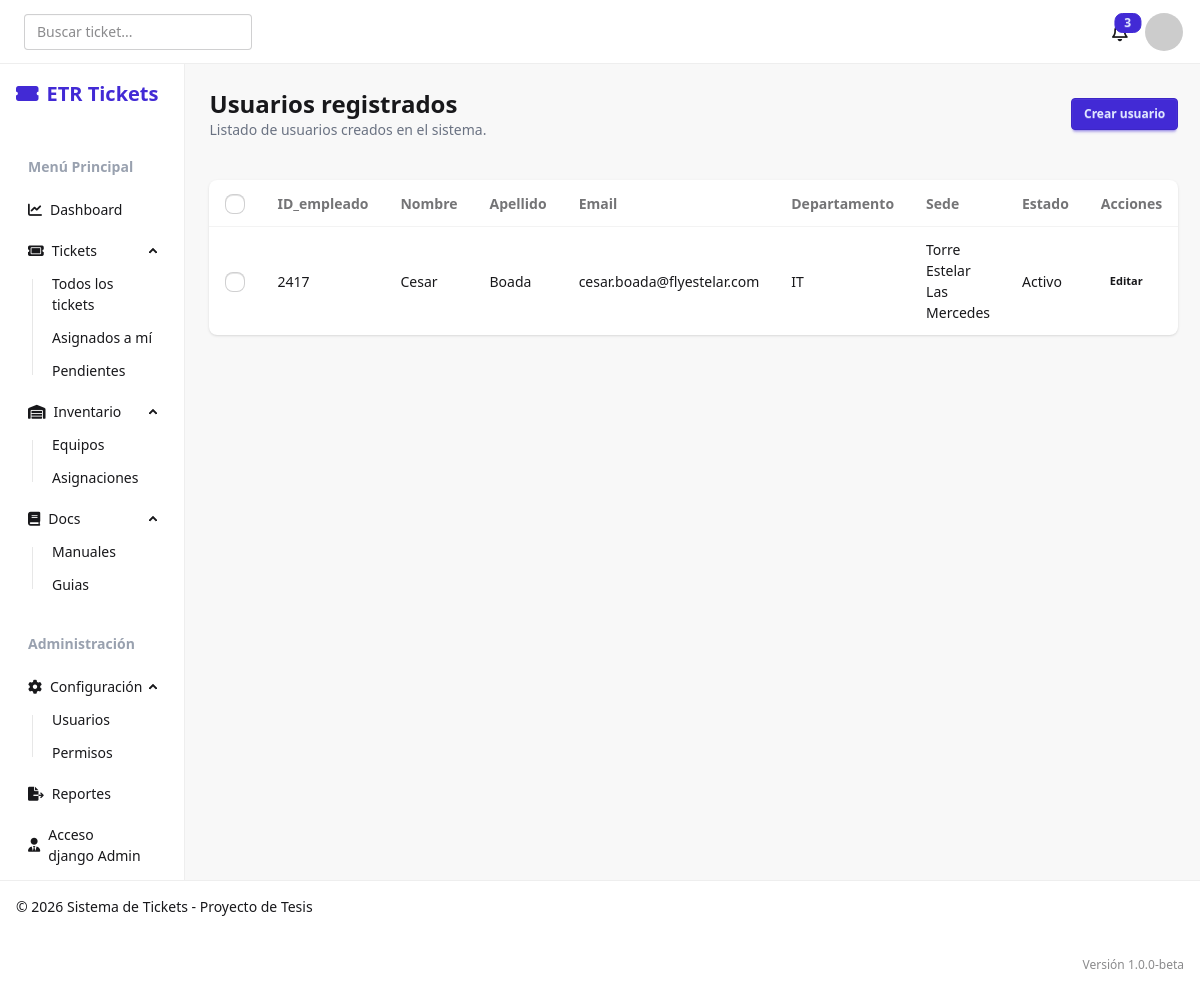
The page /users/view/ on the database as committed earlier.
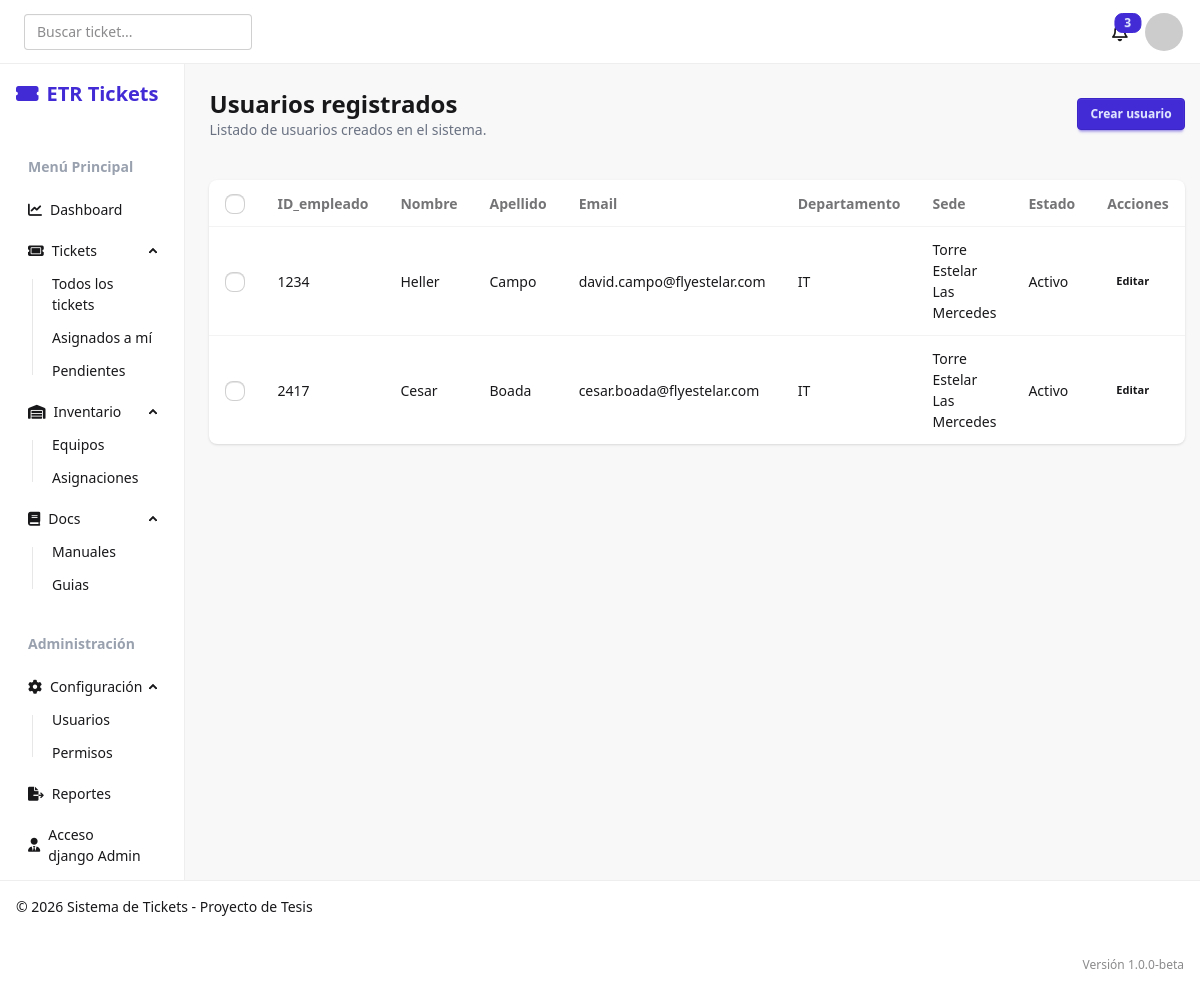
The same page on the database as committed later.
### users/models.py (models this page shows, shortened)
class usuario(AbstractUser):
    validador_empleado = RegexValidator(
        regex=r'^\d{4}',
        message="el numero de empleado debe tener 4 digitos"
    )
    ID_empleado = models.CharField(
        max_length=4,
        unique=True,
        validators=[validador_empleado],
        help_text="ID de empleado de 4 digitos",
        default="0000"
    )
    USERNAME_FIELD = 'ID_empleado'
    departamento = models.ForeignKey(
        'departamento',
        on_delete=models.SET_NULL,
        null=True,
        related_name='usuarios'
        )
    sede = models.ForeignKey(
        'sede',
        on_delete=models.SET_NULL,
        null=True,
        related_name='usuarios'
        )
    REQUIRED_FIELDS = ['username', 'email']

class departamento(models.Model):
    codigo = models.CharField(max_length=10, unique=True, null=True)
    nombre = models.CharField(max_length=50, unique=True)
    def __str__(self):
        return self.nombre
    class Meta:
        verbose_name_plural = "departamentos"

class sede(models.Model):
    codigo = models.CharField(
        max_length=3,
        unique=True,
        help_text="Codigo de sede de 3 caracteres")
    nombre = models.CharField(
        max_length=50,
        unique=True)
    departamentos = models.ManyToManyField(
        departamento,
        related_name='sedes',
        help_text="Departamentos en esta sede"
        )
    def __str__(self):
        return self.nombre

### users/views.py (the view)
# urls.py: path('view/', views.user_view, name='user_view'),
def user_view(request):
    user_model = get_user_model()
    usuarios = user_model.objects.select_related('departamento', 'sede').filter(is_active=True).order_by('ID_empleado')
    return render(request, 'user_view.html', {'usuarios': usuarios})

### users/templates/user_view.html (shortened to what this page needs)
{% extends 'base.html' %}
{% block content %}
<div class="space-y-6">
    <div class="flex flex-col gap-4 sm:flex-row sm:items-center sm:justify-between">
        <div>
            <h1 class="text-2xl font-bold">Usuarios registrados</h1>
            <p class="text-sm text-gray-500">Listado de usuarios creados en el sistema.</p>
        </div>
        <a href="{% url 'user_create' %}" class="btn btn-primary btn-sm">Crear usuario</a>
    </div>
    <form method="post" id="users-form" action="{% url 'user_delete' %}" class="space-y-4">
        <div class="overflow-x-auto bg-base-100 rounded-lg shadow">
            <table class="table w-full">
                <thead>
                    <tr>
                        <th>
                            <input type="checkbox" id="select-all" class="checkbox checkbox-sm" />
                        </th>
                        <th>ID_empleado</th>
                        <th>Nombre</th>
                        <th>Apellido</th>
                        <th>Email</th>
                        <th>Departamento</th>
                        <th>Sede</th>
                        <th>Estado</th>
                        <th>Acciones</th>
                    </tr>
                </thead>
                <tbody>
                    {% for usuario in usuarios %}
                        <tr>
                            <td>
                                <input
                                    type="checkbox"
                                    name="usuarios_seleccionados"
                                    value="{{ usuario.id }}"
                                    class="checkbox checkbox-sm row-checkbox"
                                />
                            </td>
                            <td>{{ usuario.ID_empleado }}</td>
                            <td>{{ usuario.first_name }}</td>
                            <td>{{ usuario.last_name }}</td>
                            <td>{{ usuario.email }}</td>
                            <td>{{ usuario.departamento }}</td>
                            <td>{{ usuario.sede }}</td>
                            <td>{{ usuario.is_active|yesno:"Activo,Inactivo"}}</td>
                            <td>
                                <a href="{% url 'user_edit' usuario.id %}" class="btn btn-ghost btn-xs">Editar</a>
                            </td>
                        </tr>
                    {% empty %}
                        <tr>
                            <td colspan="8" class="text-center text-gray-500 py-6">No hay usuarios registrados.</td>
                        </tr>
                    {% endfor %}
                </tbody>
            </table>
        </div>
    </form>
</div>
{% endblock %}

Rows that differ between the two databases and show on the page:
now on this page (row edited): usuario: ID_empleado "1234", first_name "Heller", last_name "Campo", email "david.campo@flyestelar.com", departamento "IT", sede "Torre Estelar Las Mercedes", is_active "Activo"
